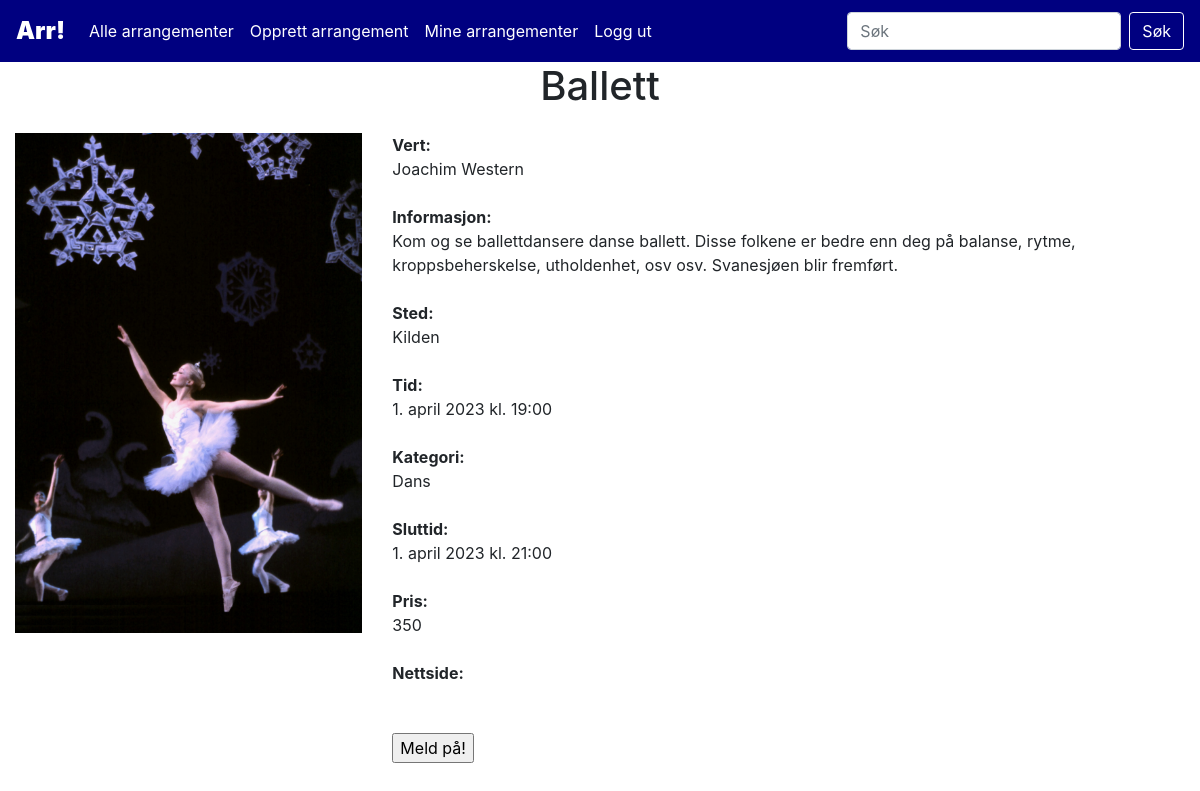
Page /event.php?event_id=6 (signed in) on the committed database.
### tables this page shows
CREATE TABLE `events` (
  `event_id` int(10) NOT NULL,
  `title` varchar(100) NOT NULL,
  `info` varchar(1000) NOT NULL,
  `host` int(10) NOT NULL,
  `location` varchar(200) NOT NULL,
  `time` datetime NOT NULL,
  `category_id` int(10) NOT NULL,
  `endtime` datetime DEFAULT NULL,
  `ticketprice` varchar(10) DEFAULT NULL,
  `website` varchar(200) DEFAULT NULL
);

CREATE TABLE `users` (
  `user_id` int(10) NOT NULL,
  `first_name` varchar(50) NOT NULL,
  `last_name` varchar(50) NOT NULL,
  `email` varchar(100) NOT NULL,
  `phone` varchar(15) NOT NULL,
  `password` varchar(300) NOT NULL
);

CREATE TABLE `categories` (
  `category_id` int(10) NOT NULL,
  `name` varchar(30) NOT NULL
);

### assets/lib/class.Event.php (called while the page is built, shortened)
<?php
class Event{
    function singleEvent($event_id){
        $dbConn = new DbConn();
        $conn = $dbConn->connect();
        $sql = "SELECT event_id, title, info, first_name, last_name, location, time, name, endtime, ticketprice, website
        FROM events
        INNER JOIN eventhandling.users ON users.user_id = events.host
        INNER JOIN eventhandling.categories ON categories.category_id = events.category_id
        WHERE event_id = $event_id;";
        $result = $conn->query($sql);
        return $result;
    }
}
?>

### assets/lib/class.Display.php (called while the page is built, shortened)
<?php
    class Display{
        function translateMonth($month){
            return $translated = match($month){
                "January"=>"januar",
                "February"=>"februar",
                "March"=>"mars",
                "April"=>"april",
                "May"=>"mai",
                "June"=>"juni",
                "July"=>"juli",
                "August"=>"august",
                "September"=>"september",
                "October"=>"oktober",
                "November"=>"november",
                "December"=>"desember"
            };
        }
        function formatDatetime($datetime){
            $formattedDatetime = $datetime->format('j.') . " " . self::translateMonth($datetime->format('F')) . " " . $datetime->format('Y') . " kl. " . $datetime->format('H:i');
            return $formattedDatetime;
        }
    }
?>

### assets/lib/class.Booking.php (called while the page is built, shortened)
<?php
class Booking{
    function checkBooking($userID, $eventID){
        $dbConn = new DbConn();
        $conn = $dbConn->connect();
        $sql = "SELECT * FROM eventhandling.bookings
        WHERE user_id = $userID and event_id = $eventID;";
        $result = $conn->query($sql);
        if (mysqli_num_rows($result)==0) return false;
        else return true;
    }
}
?>

### event.php (the view, shortened to what this page needs)
<?php
require dirname(__DIR__)."/www/assets/inc/header.php";
require dirname(__DIR__)."/www/assets/lib/class.Event.php";
require dirname(__DIR__)."/www/assets/lib/class.Booking.php";
require dirname(__DIR__)."/www/assets/lib/class.Display.php";
?>
<?php
$eventID = $_REQUEST['event_id'];
$userID = $_SESSION['USER_ID'];
$event = new Event();
$result = $event->singleEvent($eventID);
$thisEvent = $result->fetch_object();
$booking = new Booking();
$dateFormat = new Display();
$datetimeStart = new DateTimeImmutable($thisEvent->time);
$formattedStart = $dateFormat->formatDatetime($datetimeStart);
if($thisEvent->endtime == null) $dateTimeEnd = "";
else {
    $datetimeEnd = new DateTimeImmutable($thisEvent->endtime);
    $formattedEnd = $dateFormat->formatDatetime($datetimeEnd);
}
if(file_exists("assets/img/event" . $thisEvent->event_id . ".jpg")) $img = "assets/img/event" . $thisEvent->event_id . ".jpg";
else $img = "assets/img/stock.png";
echo
"<div class='event-page main'>
    <div class='event-page-title'>
        <h1>" . $thisEvent->title . "</h1>
    </div>
    <div class='event-page-content-middle'>
        <div class='event-page-img'>
            <img src='" . $img . "' alt='Arrangementsbilde'>
        </div>
        <div class='event-page-content-right'>
            <strong>Vert:<br></strong> $thisEvent->first_name $thisEvent->last_name<br><br>
            <strong>Informasjon:<br></strong> $thisEvent->info<br><br>
            <strong>Sted:<br></strong> $thisEvent->location<br><br>
            <strong>Tid:<br></strong> $formattedStart<br><br>
            <strong>Kategori:<br></strong> $thisEvent->name<br><br>
            <strong>Sluttid:<br></strong> $formattedEnd<br><br>
            <strong>Pris:<br></strong> $thisEvent->ticketprice<br><br>
            <strong>Nettside:<br></strong> <a href='$thisEvent->website'>$thisEvent->website</a><br><br>";
            if($booking->checkBooking($userID, $eventID)){
                echo
                "<form method='post' action='booking.php'>
                    <input type='hidden' name='action' value='unregister'>
                    <input type='hidden' name='user' value='$userID'>
                    <input type='hidden' name='event' value='$eventID'>
                    <input type='submit' value='Meld av!' />
                </form>";
            }
            else echo
                "<form method='post' action='booking.php'>
                    <input type='hidden' name='action' value='register'>
                    <input type='hidden' name='user' value='$userID'>
                    <input type='hidden' name='event' value='$eventID'>
                    <input type='submit' value='Meld på!' />
                </form>";
        echo
        "</div>
    </div>
    <div class='event-page-content-bottom'>
    </div>
</div>";
?>

### assets/css/styles.css (style rules this page uses)
.main { margin-top: 62px; }
.event-page { display: flex; flex-direction: column; }
.event-page-title { width: 100%; text-align: center; }
.event-page-content-middle { display: flex; flex-direction: row; }
.event-page-content-right { margin: 15px; }
.event-page img { max-height:500px; max-width:500px; height:auto; width:auto; margin: 15px; }

### rows in the picture
events: title "Ballett", host.first_name "Joachim", host.last_name "Western", info "Kom og se ballettdansere danse ballett. Disse folkene er bedre enn deg på balanse, rytme, kroppsbeherskelse, utholdenhet, osv osv. Svanesjøen blir fremført.", location "Kilden", time "1. april 2023 kl. 19:00", category.name "Dans", endtime "1. april 2023 kl. 21:00", ticketprice "350"
